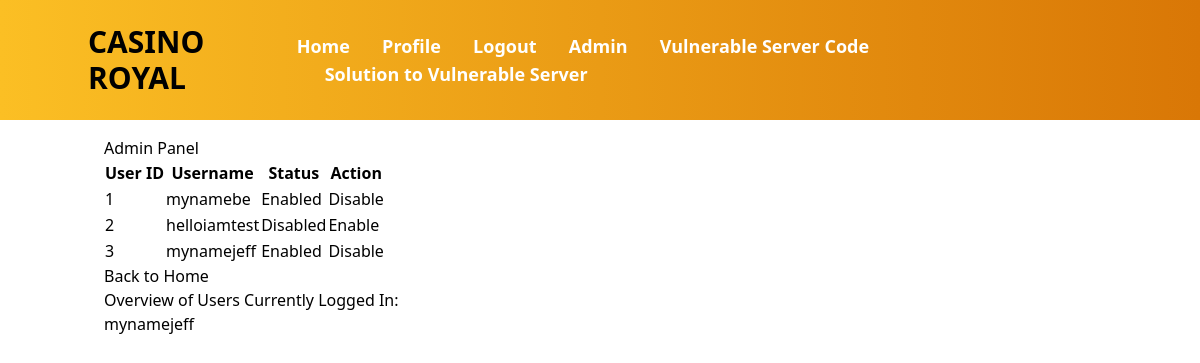
The page /admin (signed in) on the database as committed earlier.
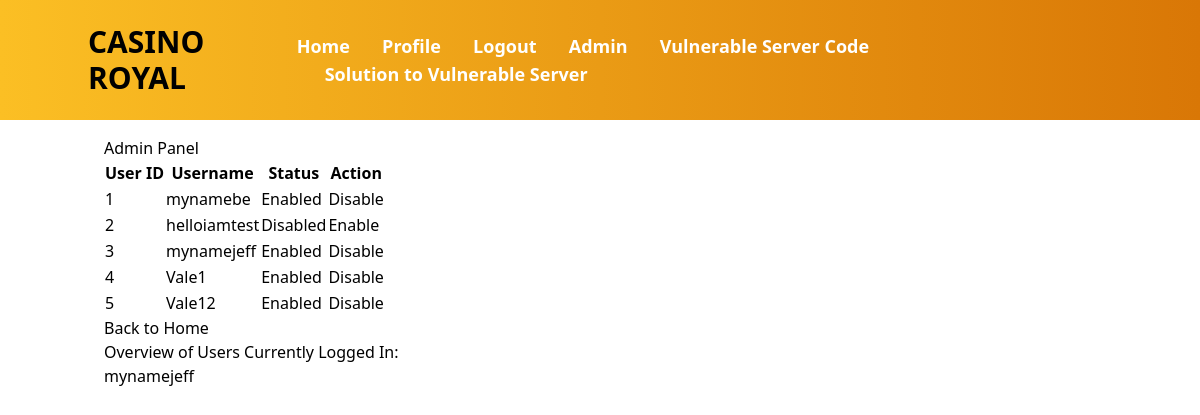
The same page on the database as committed later.
### app.py (models this page shows)
class User(db.Model):
    __tablename__ = 'user'  # Explicitly set the table name
    id = db.Column(db.Integer, primary_key=True)
    username = db.Column(db.String(80), unique=True, nullable=False)
    password = db.Column(db.String(120), nullable=False)
    is_admin = db.Column(db.Boolean, default=False)
    is_enabled = db.Column(db.Boolean, default=True)
    profile_picture = db.Column(db.String(255), default='default.jpg')

### app.py (the view)
    def wrapped_view(**kwargs):
        if g.user is not None and g.user.get('is_admin'):
            return view(**kwargs)
        flash('Access denied. You must be an admin to access this page.')
        return redirect(url_for('home'))

### app.py (called while the page is built)
def admin_required(view):
    def wrapped_view(**kwargs):
        if g.user is not None and g.user.get('is_admin'):
            return view(**kwargs)
        flash('Access denied. You must be an admin to access this page.')
        return redirect(url_for('home'))
    return wrapped_view

@app.before_request
def load_user():
    g.user = None
    if 'username' in session:
        user = User.query.filter_by(username=session['username']).first()
        users = User.query.all()  # Get all users
        if user:
            g.user = {
                'username': user.username,
                'is_admin': user.is_admin,
                'profile_picture': user.profile_picture,
                'users': users
            }

@app.route('/admin', methods=['GET'])
@admin_required
def admin_panel():
    logged_in_users = [session.get(
        'username')] if 'username' in session else []
    users = User.query.all()
    return render_template('admin_panel.html', users=users, logged_in_users=logged_in_users)

### templates/admin_panel.html (shortened to what this page needs)
{% extends "base.html" %}
{% block content %}
<body>
    <h1>Admin Panel</h1>
    <table>
        <thead>
            <tr>
                <th>User ID</th>
                <th>Username</th>
                <th>Status</th>
                <th>Action</th>
            </tr>
        </thead>
        <tbody>
            {% for user in users %}
            <tr>
                <td>{{ user.id }}</td>
                <td>{{ user.username }}</td>
                <td>{{ "Enabled" if user.is_enabled else "Disabled" }}</td>
                <td>
                    <form method="post" action="{{ url_for('enable_disable_user', user_id=user.id) }}">
                        <button type="submit" class="enable-disable-button">
                            {% if user.is_enabled %}
                            Disable
                            {% else %}
                            Enable
                            {% endif %}
                        </button>
                    </form>
                </td>
            </tr>
            {% endfor %}
        </tbody>
    </table>
    <a href="{{ url_for('home') }}">Back to Home</a>
    <h2>Overview of Users Currently Logged In:</h2>
    <ul>
        {% for user in logged_in_users %}
        <li>{{ user }}</li>
        {% endfor %}
    </ul>
</body>
{% endblock %}

Rows that differ between the two databases and show on the page:
added User: id "4", username "Vale1", is_enabled "Enabled", shows "Disable"
added User: id "5", username "Vale12", is_enabled "Enabled", shows "Disable"
